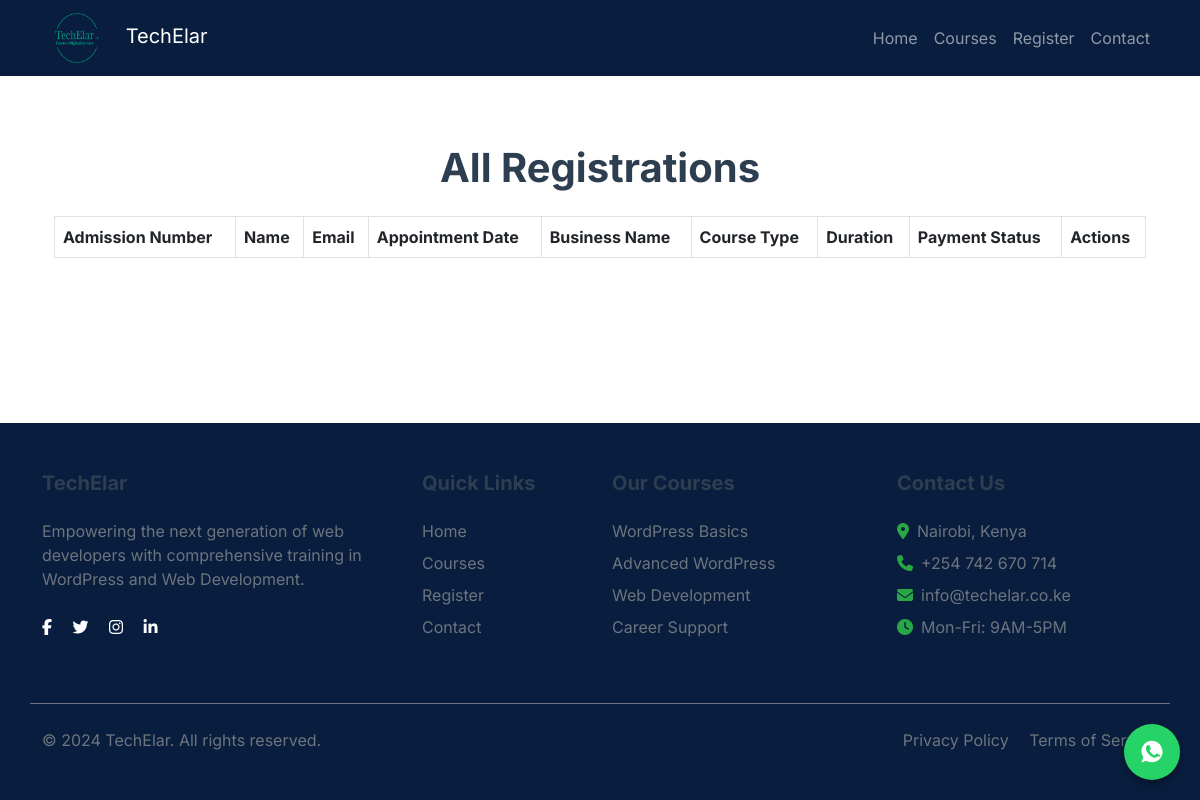
The app's page /admin/registrations, older data.
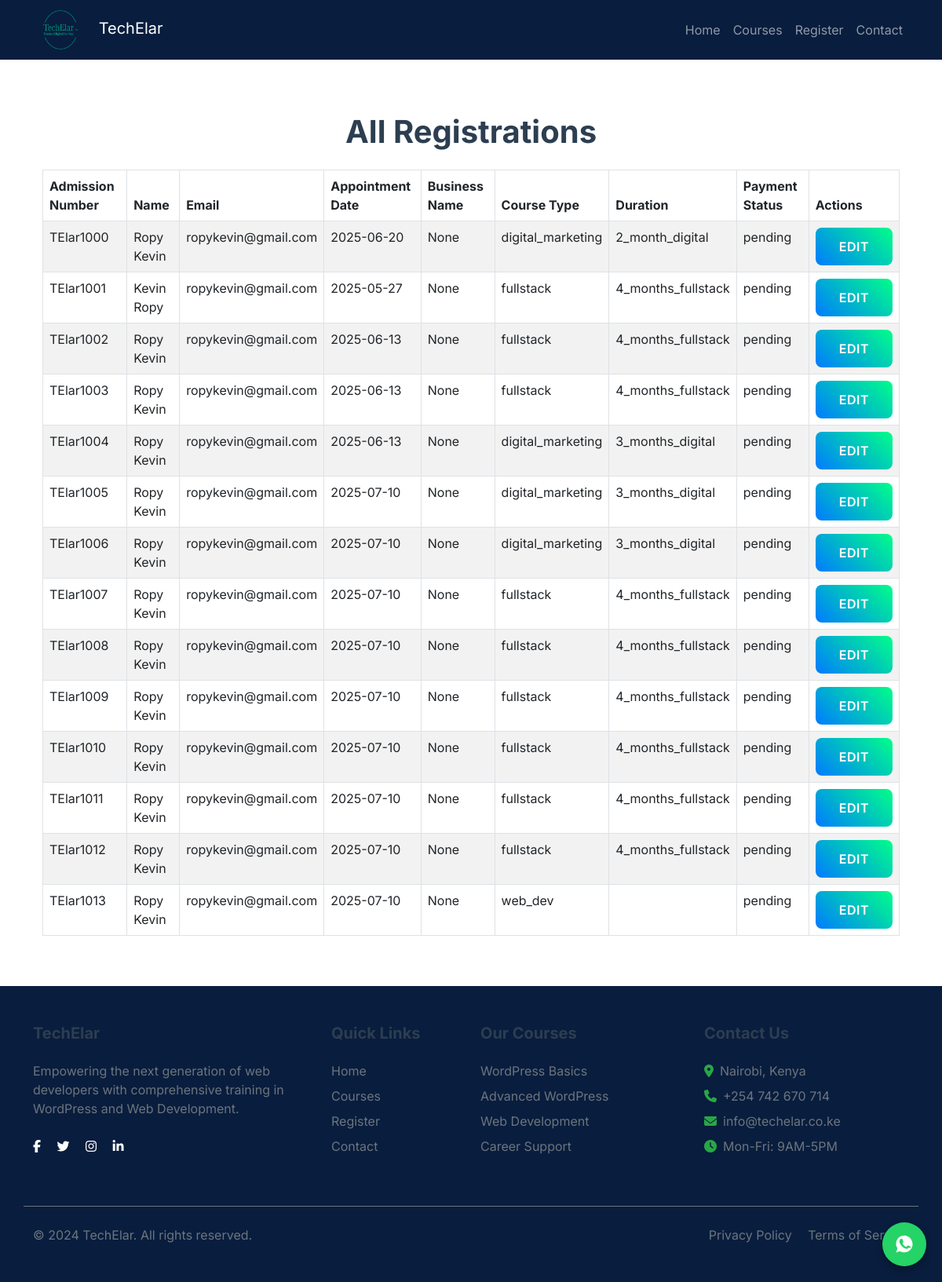
The same page, newer data.
### app.py (models this page shows, shortened)
class Registration(db.Model):
    id = db.Column(db.Integer, primary_key=True)
    admission_number = db.Column(db.String(20), unique=True, nullable=False)
    name = db.Column(db.String(100), nullable=False)
    email = db.Column(db.String(120), nullable=False)
    appointment_date = db.Column(db.Date, nullable=False)
    business_name = db.Column(db.String(100))
    course_type = db.Column(db.String(20), nullable=False)
    duration = db.Column(db.String(20), nullable=False)
    payment_status = db.Column(db.String(20), default='pending')
    phone = db.Column(db.String(15),nullable=False)
    payment_amount = db.Column(db.Float, nullable=False)
    created_at = db.Column(db.DateTime, default=datetime.utcnow)

### app.py (the view)
@app.route('/admin/registrations')
def admin_registrations():
    registrations = Registration.query.all()
    return render_template('admin_registrations.html', registrations=registrations)

### templates/admin_registrations.html (shortened to what this page needs)
{% extends 'base.html' %}
{% block content %}
<div class="container mt-5">
    <h1 class="text-center mb-4">All Registrations</h1>
    <div class="table-responsive">
        <table class="table table-bordered table-striped">
            <thead>
                <tr>
                    <th>Admission Number</th>
                    <th>Name</th>
                    <th>Email</th>
                    <th>Appointment Date</th>
                    <th>Business Name</th>
                    <th>Course Type</th>
                    <th>Duration</th>
                    <th>Payment Status</th>
                    <th>Actions</th>
                </tr>
            </thead>
            <tbody>
                {% for registration in registrations %}
                <tr>
                    <td>{{ registration.admission_number }}</td>
                    <td>{{ registration.name }}</td>
                    <td>{{ registration.email }}</td>
                    <td>{{ registration.appointment_date }}</td>
                    <td>{{ registration.business_name }}</td>
                    <td>{{ registration.course_type }}</td>
                    <td>{{ registration.duration }}</td>
                    <td>{{ registration.payment_status }}</td>
                    <td>
                        <button type="button" class="btn btn-primary" data-bs-toggle="modal"
                            data-bs-target="#editRegistrationModal{{ registration.id }}">
                            Edit
                        </button>
                    </td>
                </tr>
                {% endfor %}
            </tbody>
        </table>
    </div>
</div>
{% endblock %}

### templates/base.html (shortened to what this page needs)
<!DOCTYPE html>
<html lang="en">
<head>
    <link href="https://cdn.jsdelivr.net/npm/bootstrap@5.3.0/dist/css/bootstrap.min.css" rel="stylesheet" />
    <link href="{{ url_for('static', filename='css/style.css') }}" rel="stylesheet" />
    <link href="https://cdnjs.cloudflare.com/ajax/libs/font-awesome/6.0.0/css/all.min.css" rel="stylesheet" />
    <link rel="stylesheet" href="https://cdnjs.cloudflare.com/ajax/libs/font-awesome/6.7.2/css/all.min.css"
 />
</head>
<body>
    <nav class="navbar navbar-expand-lg navbar-dark fixed-top" style="background-color: rgb(9,29,62);">
        <div class="container">
            <a class="navbar-brand" href="{{ url_for('home') }}">
                <img src="{{ url_for('static', filename='images/logo.png') }}" alt="TechElar Logo" class="me-2"
                    style="width: 70px; height: 50px;" />
                TechElar
            </a>
            <div class="collapse navbar-collapse" id="navbarNav">
                <ul class="navbar-nav ms-auto">
                    <li class="nav-item">
                        <a class="nav-link" href="{{ url_for('home') }}">Home</a>
                    </li>
                    <li class="nav-item">
                        <a class="nav-link" href="{{ url_for('courses') }}">Courses</a>
                    </li>
                    <li class="nav-item">
                        <a class="nav-link" href="{{ url_for('register') }}">Register</a>
                    </li>
                    <li class="nav-item">
                        <a class="nav-link" href="{{ url_for('contact') }}">Contact</a>
                    </li>
                </ul>
            </div>
        </div>
    </nav>
    <main class="mt-5 pt-5">
        <div class="container z-3">
        {% block content %}{% endblock %}
    </main>
    <footer class="text-white py-5 mt-5" style="background-color: rgb(9,29,62);">
        <div class="container">
            <div class="row g-4">
                <div class="col-lg-4">
                    <h5 class="mb-4">TechElar</h5>
                    <p class="text-muted">Empowering the next generation of web developers with comprehensive training
                        in WordPress and Web Development.</p>
                    <div class="social-links mt-4">
                        <a href="#" class="text-white me-3"><i class="fab fa-facebook-f"></i></a>
                        <a href="#" class="text-white me-3"><i class="fab fa-twitter"></i></a>
                        <a href="#" class="text-white me-3"><i class="fab fa-instagram"></i></a>
                        <a href="#" class="text-white"><i class="fab fa-linkedin-in"></i></a>
                    </div>
                </div>
                <div class="col-lg-2">
                    <h5 class="mb-4">Quick Links</h5>
                    <ul class="list-unstyled">
                        <li class="mb-2"><a href="{{ url_for('home') }}"
                                class="text-muted text-decoration-none">Home</a></li>
                        <li class="mb-2"><a href="{{ url_for('courses') }}"
                                class="text-muted text-decoration-none">Courses</a></li>
                        <li class="mb-2"><a href="{{ url_for('register') }}"
                                class="text-muted text-decoration-none">Register</a></li>
                        <li><a href="#contact" class="text-muted text-decoration-none">Contact</a></li>
                    </ul>
                </div>
                <div class="col-lg-3">
                    <h5 class="mb-4">Our Courses</h5>
                    <ul class="list-unstyled">
                        <li class="mb-2"><a href="{{ url_for('courses') }}"
                                class="text-muted text-decoration-none">WordPress Basics</a></li>
                        <li class="mb-2"><a href="{{ url_for('courses') }}"
                                class="text-muted text-decoration-none">Advanced WordPress</a></li>
                        <li class="mb-2"><a href="{{ url_for('courses') }}" class="text-muted text-decoration-none">Web
                                Development</a></li>
                        <li><a href="{{ url_for('courses') }}" class="text-muted text-decoration-none">Career
                                Support</a></li>
                    </ul>
                </div>
                <div class="col-lg-3">
                    <h5 class="mb-4">Contact Us</h5>
                    <ul class="list-unstyled text-muted">
                        <li class="mb-2"><i class="fas fa-map-marker-alt me-2"></i>Nairobi, Kenya</li>
                        <li class="mb-2"><i class="fas fa-phone me-2"></i>+254 742 670 714</li>
                        <li class="mb-2"><i class="fas fa-envelope me-2"></i>info@techelar.co.ke</li>
                        <li><i class="fas fa-clock me-2"></i>Mon-Fri: 9AM-5PM</li>
                    </ul>
                </div>
            </div>
            <div class="row mt-5 pt-4 border-top border-secondary">
                <div class="col-md-6">
                    <p class="text-muted mb-0">&copy; 2024 TechElar. All rights reserved.</p>
                </div>
                <div class="col-md-6 text-md-end">
                    <a href="#" class="text-muted text-decoration-none me-3">Privacy Policy</a>
                    <a href="#" class="text-muted text-decoration-none">Terms of Service</a>
                </div>
            </div>
        </div>
    </footer>
    <a href="https://wa.me/254742670714" target="_blank" class="whatsapp-float" title="Chat with us on WhatsApp"
        aria-label="WhatsApp Chat">
    </a>
</body>
</html>

### static/css/style.css (style rules this page uses)
.btn-primary { background: linear-gradient(45deg, #007bff, #00ff88); border: none; padding: 12px 30px; border-radius: 30px; font-weight: 600; transition: all 0.3s ease; }
body { min-height: 100vh; display: flex; flex-direction: column; font-family: 'Inter', sans-serif; }
main { flex: 1; }
h1, h2, h3, h4, h5, h6 { font-weight: 700; color: #2c3e50; }
.btn { border-radius: 0.5rem; font-weight: 600; text-transform: uppercase; letter-spacing: 0.5px; transition: all 0.3s ease; }
.list-unstyled li { margin-bottom: 0.5rem; display: flex; align-items: center; }
.list-unstyled li i { margin-right: 0.5rem; color: #28a745; }
.text-muted { color: #6c757d !important; }

### templates/base.html (style rules this page uses)
.whatsapp-float { position: fixed; bottom: 20px; right: 20px; background-color: #25d366; color: white; border-radius: 50%; padding: 15px; font-size: 24px; z-index: 999; box-shadow: 0 4px 10px rgba(0, 0, 0, 0.3); transition: background-color 0.3s ease; display: flex; align-items: center; justify-content: center; width: 56px; height: 56px; text-decoration: none; }
.whatsapp-icon { fill: white; width: 28px; height: 28px; }

Row changes from the older to the newer data that the page shows:
added Registration: admission_number "TElar1000", name "Ropy Kevin", email "ropykevin@gmail.com", appointment_date "2025-06-20", business_name "None", course_type "digital_marketing", duration "2_month_digital", payment_status "pending"
added Registration: admission_number "TElar1001", name "Kevin Ropy", email "ropykevin@gmail.com", appointment_date "2025-05-27", business_name "None", course_type "fullstack", duration "4_months_fullstack", payment_status "pending"
added Registration: admission_number "TElar1002", name "Ropy Kevin", email "ropykevin@gmail.com", appointment_date "2025-06-13", business_name "None", course_type "fullstack", duration "4_months_fullstack", payment_status "pending"
added Registration: admission_number "TElar1003", name "Ropy Kevin", email "ropykevin@gmail.com", appointment_date "2025-06-13", business_name "None", course_type "fullstack", duration "4_months_fullstack", payment_status "pending"
added Registration: admission_number "TElar1004", name "Ropy Kevin", email "ropykevin@gmail.com", appointment_date "2025-06-13", business_name "None", course_type "digital_marketing", duration "3_months_digital", payment_status "pending"
added Registration: admission_number "TElar1005", name "Ropy Kevin", email "ropykevin@gmail.com", appointment_date "2025-07-10", business_name "None", course_type "digital_marketing", duration "3_months_digital", payment_status "pending"
added Registration: admission_number "TElar1006", name "Ropy Kevin", email "ropykevin@gmail.com", appointment_date "2025-07-10", business_name "None", course_type "digital_marketing", duration "3_months_digital", payment_status "pending"
added Registration: admission_number "TElar1007", name "Ropy Kevin", email "ropykevin@gmail.com", appointment_date "2025-07-10", business_name "None", course_type "fullstack", duration "4_months_fullstack", payment_status "pending"
added Registration: admission_number "TElar1008", name "Ropy Kevin", email "ropykevin@gmail.com", appointment_date "2025-07-10", business_name "None", course_type "fullstack", duration "4_months_fullstack", payment_status "pending"
added Registration: admission_number "TElar1009", name "Ropy Kevin", email "ropykevin@gmail.com", appointment_date "2025-07-10", business_name "None", course_type "fullstack", duration "4_months_fullstack", payment_status "pending"
added Registration: admission_number "TElar1010", name "Ropy Kevin", email "ropykevin@gmail.com", appointment_date "2025-07-10", business_name "None", course_type "fullstack", duration "4_months_fullstack", payment_status "pending"
added Registration: admission_number "TElar1011", name "Ropy Kevin", email "ropykevin@gmail.com", appointment_date "2025-07-10", business_name "None", course_type "fullstack", duration "4_months_fullstack", payment_status "pending"
added Registration: admission_number "TElar1012", name "Ropy Kevin", email "ropykevin@gmail.com", appointment_date "2025-07-10", business_name "None", course_type "fullstack", duration "4_months_fullstack", payment_status "pending"
added Registration: admission_number "TElar1013", name "Ropy Kevin", email "ropykevin@gmail.com", appointment_date "2025-07-10", business_name "None", course_type "web_dev", payment_status "pending"
